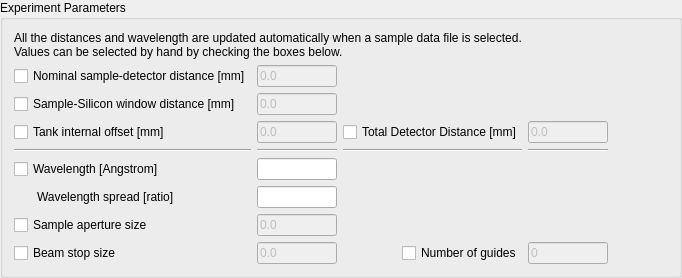
        <widget class="QGroupBox" name="geometry_options_groupbox">
         <property name="sizePolicy">
          <sizepolicy hsizetype="Expanding" vsizetype="Fixed">
           <horstretch>0</horstretch>
           <verstretch>0</verstretch>
          </sizepolicy>
         </property>
         <property name="minimumSize">
          <size>
           <width>0</width>
           <height>0</height>
          </size>
         </property>
         <property name="maximumSize">
          <size>
           <width>16777215</width>
           <height>16777215</height>
          </size>
         </property>
         <property name="title">
          <string>Experiment Parameters</string>
         </property>
         <property name="alignment">
          <set>Qt::AlignLeading|Qt::AlignLeft|Qt::AlignTop</set>
         </property>
         <layout class="QVBoxLayout" name="verticalLayout_5">
          <item>
           <layout class="QHBoxLayout" name="mask_template_horiz_layout">
            <property name="spacing">
             <number>0</number>
            </property>
            <item>
             <widget class="QLabel" name="experiment_parameter_help">
              <property name="sizePolicy">
               <sizepolicy hsizetype="Preferred" vsizetype="Expanding">
                <horstretch>0</horstretch>
                <verstretch>0</verstretch>
               </sizepolicy>
              </property>
              <property name="minimumSize">
               <size>
                <width>150</width>
                <height>0</height>
               </size>
              </property>
              <property name="styleSheet">
               <string notr="true">font: italic 10pt &quot;Bitstream Charter&quot;;</string>
              </property>
              <property name="text">
               <string>All the distances and wavelength are updated automatically when a sample data file is selected.
Values can be selected by hand by checking the boxes below.</string>
              </property>
             </widget>
            </item>
           </layout>
          </item>
          <item>
           <layout class="QGridLayout" name="gridLayout">
            <property name="sizeConstraint">
             <enum>QLayout::SetDefaultConstraint</enum>
            </property>
            <item row="5" column="2">
             <widget class="QLineEdit" name="wavelength_spread_edit">
              <property name="minimumSize">
               <size>
                <width>80</width>
                <height>0</height>
               </size>
              </property>
              <property name="maximumSize">
               <size>
                <width>80</width>
                <height>16777215</height>
               </size>
              </property>
              <property name="toolTip">
               <string>Enter the value of the neutron wavelength spread.</string>
              </property>
             </widget>
            </item>
            <item row="2" column="4">
             <widget class="QLineEdit" name="total_detector_distance_edit">
              <property name="enabled">
               <bool>false</bool>
              </property>
              <property name="minimumSize">
               <size>
                <width>80</width>
                <height>0</height>
               </size>
              </property>
              <property name="maximumSize">
               <size>
                <width>80</width>
                <height>16777215</height>
               </size>
              </property>
              <property name="text">
               <string>0.0</string>
              </property>
             </widget>
            </item>
            <item row="2" column="3" alignment="Qt::AlignRight">
             <widget class="QCheckBox" name="total_detector_distance_chk">
              <property name="toolTip">
               <string extracomment="Sum of all distances. If edit will overwrite all distances.">Checking this field will ignore the other 3 distances.</string>
              </property>
              <property name="text">
               <string>Total Detector Distance [mm]</string>
              </property>
             </widget>
            </item>
            <item row="5" column="0">
             <widget class="QLabel" name="label_10">
              <property name="text">
               <string>Wavelength spread [ratio]</string>
              </property>
              <property name="indent">
               <number>23</number>
              </property>
             </widget>
            </item>
            <item row="0" column="0">
             <widget class="QCheckBox" name="sample_dist_chk">
              <property name="toolTip">
               <string>Select to force the sample-detector distance.</string>
              </property>
              <property name="text">
               <string>Nominal sample-detector distance [mm]</string>
              </property>
             </widget>
            </item>
            <item row="4" column="2">
             <widget class="QLineEdit" name="wavelength_edit">
              <property name="minimumSize">
               <size>
                <width>80</width>
                <height>0</height>
               </size>
              </property>
              <property name="maximumSize">
               <size>
                <width>80</width>
                <height>16777215</height>
               </size>
              </property>
              <property name="toolTip">
               <string>Enter the value of the neutron wavelength.</string>
              </property>
             </widget>
            </item>
            <item row="2" column="2">
             <widget class="QLineEdit" name="detector_offset_edit">
              <property name="enabled">
               <bool>false</bool>
              </property>
              <property name="minimumSize">
               <size>
                <width>80</width>
                <height>0</height>
               </size>
              </property>
              <property name="maximumSize">
               <size>
                <width>80</width>
                <height>16777215</height>
               </size>
              </property>
              <property name="toolTip">
               <string>Enter the detector distance offset in mm.</string>
              </property>
              <property name="text">
               <string>0.0</string>
              </property>
             </widget>
            </item>
            <item row="3" column="3">
             <widget class="Line" name="line_2">
              <property name="orientation">
               <enum>Qt::Horizontal</enum>
              </property>
             </widget>
            </item>
            <item row="2" column="0">
             <widget class="QCheckBox" name="detector_offset_chk">
              <property name="toolTip">
               <string>Select to set the detector distance offset.</string>
              </property>
              <property name="whatsThis">
               <string/>
              </property>
              <property name="text">
               <string>Tank internal offset [mm]</string>
              </property>
             </widget>
            </item>
            <item row="4" column="0">
             <widget class="QCheckBox" name="wavelength_chk">
              <property name="toolTip">
               <string>Select to force the wavelength to a given value.</string>
              </property>
              <property name="text">
               <string>Wavelength [Angstrom]</string>
              </property>
             </widget>
            </item>
            <item row="3" column="2">
             <widget class="Line" name="line_3">
              <property name="orientation">
               <enum>Qt::Horizontal</enum>
              </property>
             </widget>
            </item>
            <item row="1" column="2">
             <widget class="QLineEdit" name="sample_si_dist_edit">
              <property name="enabled">
               <bool>false</bool>
              </property>
              <property name="minimumSize">
               <size>
                <width>80</width>
                <height>0</height>
               </size>
              </property>
              <property name="maximumSize">
               <size>
                <width>80</width>
                <height>16777215</height>
               </size>
              </property>
              <property name="text">
               <string>0.0</string>
              </property>
             </widget>
            </item>
            <item row="2" column="5">
             <spacer name="horizontalSpacer_9">
              <property name="orientation">
               <enum>Qt::Horizontal</enum>
              </property>
              <property name="sizeType">
               <enum>QSizePolicy::Fixed</enum>
              </property>
              <property name="sizeHint" stdset="0">
               <size>
                <width>60</width>
                <height>20</height>
               </size>
              </property>
             </spacer>
            </item>
            <item row="1" column="0">
             <widget class="QCheckBox" name="sample_si_dist_chk">
              <property name="text">
               <string>Sample-Silicon window distance [mm]</string>
              </property>
             </widget>
            </item>
            <item row="3" column="0">
             <widget class="Line" name="line">
              <property name="orientation">
               <enum>Qt::Horizontal</enum>
              </property>
             </widget>
            </item>
            <item row="0" column="2">
             <widget class="QLineEdit" name="sample_dist_edit">
              <property name="enabled">
               <bool>false</bool>
              </property>
              <property name="sizePolicy">
               <sizepolicy hsizetype="Expanding" vsizetype="Fixed">
                <horstretch>0</horstretch>
                <verstretch>0</verstretch>
               </sizepolicy>
              </property>
              <property name="minimumSize">
               <size>
                <width>80</width>
                <height>0</height>
               </size>
              </property>
              <property name="maximumSize">
               <size>
                <width>80</width>
                <height>16777215</height>
               </size>
              </property>
              <property name="toolTip">
               <string>Enter the value of the sample-to-detector distance in mm.</string>
              </property>
              <property name="inputMask">
               <string extracomment="Si-Window to detector distamce"/>
              </property>
              <property name="text">
               <string>0.0</string>
              </property>
             </widget>
            </item>
            <item row="3" column="4">
             <widget class="Line" name="line_4">
              <property name="orientation">
               <enum>Qt::Horizontal</enum>
              </property>
             </widget>
            </item>
            <item row="6" column="2">
             <widget class="QLineEdit" name="sample_aperture_size_edit">
              <property name="enabled">
               <bool>false</bool>
              </property>
              <property name="minimumSize">
               <size>
                <width>80</width>
                <height>0</height>
               </size>
              </property>
              <property name="maximumSize">
               <size>
                <width>80</width>
                <height>16777215</height>
               </size>
              </property>
              <property name="text">
               <string>0.0</string>
              </property>
             </widget>
            </item>
            <item row="7" column="2">
             <widget class="QLineEdit" name="beam_stop_size_edit">
              <property name="enabled">
               <bool>false</bool>
              </property>
              <property name="maximumSize">
               <size>
                <width>80</width>
                <height>16777215</height>
               </size>
              </property>
              <property name="text">
               <string>0.0</string>
              </property>
             </widget>
            </item>
            <item row="7" column="4">
             <widget class="QLineEdit" name="number_of_guides_edit">
              <property name="enabled">
               <bool>false</bool>
              </property>
              <property name="maximumSize">
               <size>
                <width>80</width>
                <height>16777215</height>
               </size>
              </property>
              <property name="text">
               <string>0</string>
              </property>
             </widget>
            </item>
            <item row="6" column="0">
             <widget class="QCheckBox" name="sample_aperture_size_chk">
              <property name="text">
               <string>Sample aperture size</string>
              </property>
             </widget>
            </item>
            <item row="7" column="0">
             <widget class="QCheckBox" name="beam_stop_size_chk">
              <property name="text">
               <string>Beam stop size</string>
              </property>
             </widget>
            </item>
            <item row="7" column="3" alignment="Qt::AlignRight">
             <widget class="QCheckBox" name="number_of_guides_chk">
              <property name="text">
               <string>Number of guides</string>
              </property>
             </widget>
            </item>
           </layout>
          </item>
         </layout>
        </widget>
